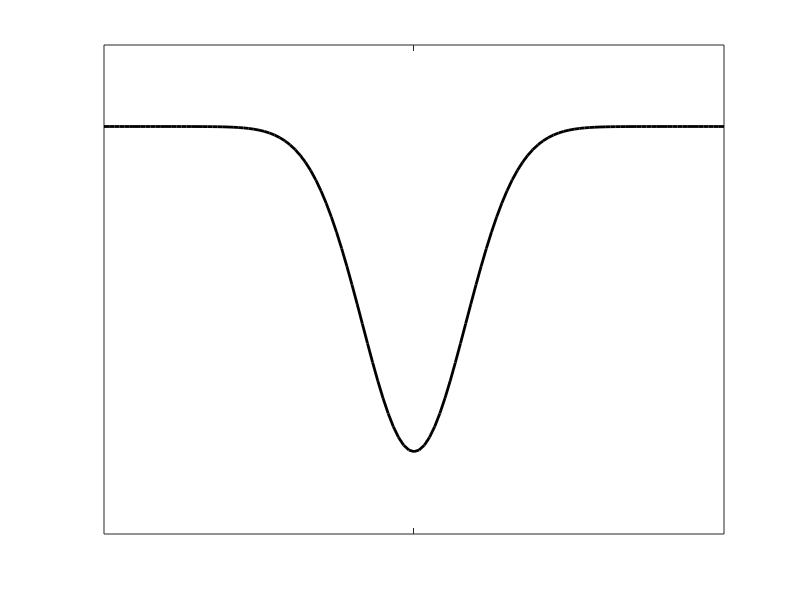

This figure's MATLAB source:
mu = 0; % 均值
sigma = 1; % 标准差
x = -6:.1:6; % 自变量取值范围
y = -(1./(sigma.*sqrt(2*pi)))*exp(-((x-mu).^2)./(2*sigma^2)); % 计算对应的y值
plot(x, y,'black','linewidth',2); % 绘制曲线图
ylim([-0.5,0.1])
xticks(0)
xticklabels('')
yticks(1)